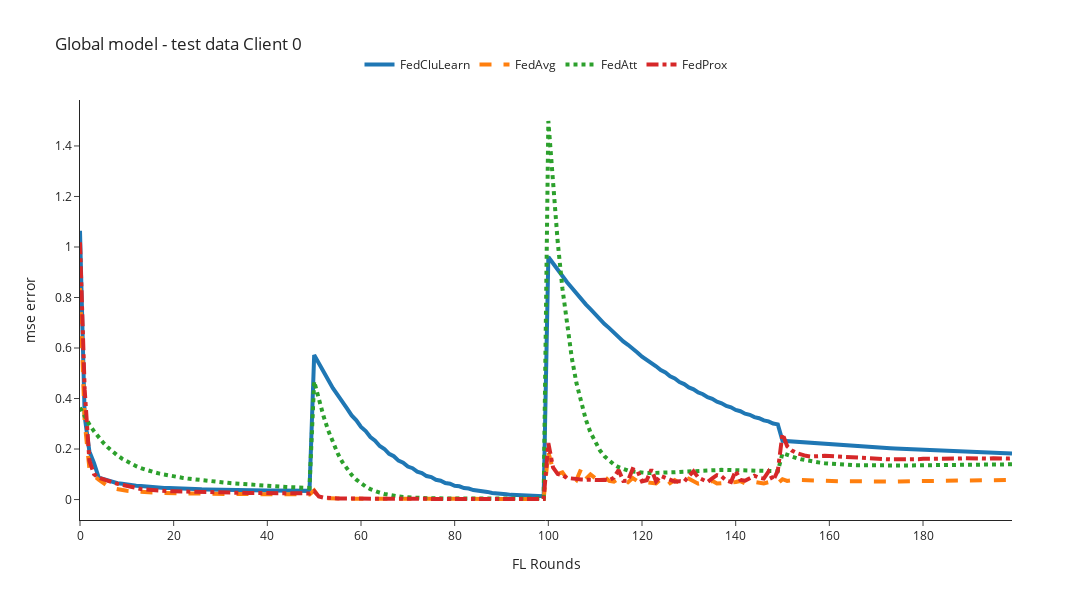
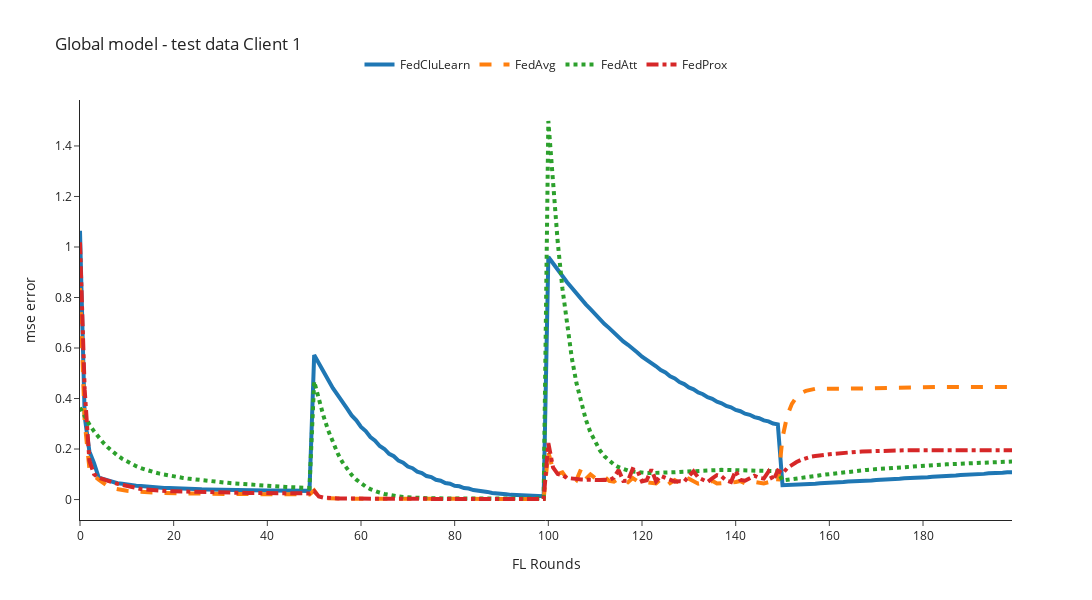

The notebook cell saved with these charts, in order:
### Code cell
mse_column='mse'
for client_id in [0,1,2]:
    n_rounds, y = preprocessing_results(filenames=global_filenames, client_id=client_id,mse_column=mse_column)
    plot_plotly(n_rounds, y, title=f'Global model - test data Client {client_id}', y_axis_title=f'{mse_column} error')

### Figure 1 — Plotly figure (JSON) as saved in the notebook; plotly's stock layout.template omitted (floating-point values rounded to 4 significant figures; data arrays with more than 128 entries replaced by an {"elided": "..."} marker saying what was removed)
{"data": [{"line": {"dash": "solid", "width": 4}, "mode": "lines", "name": "FedCluLearn", "type": "scatter", "x": {"elided": "201 int values"}, "y": {"elided": "200 float values"}}, {"line": {"dash": "dash", "width": 4}, "mode": "lines", "name": "FedAvg", "type": "scatter", "x": {"elided": "201 int values"}, "y": {"elided": "200 float values"}}, {"line": {"dash": "dot", "width": 4}, "mode": "lines", "name": "FedAtt", "type": "scatter", "x": {"elided": "201 int values"}, "y": {"elided": "200 float values"}}, {"line": {"dash": "dashdot", "width": 4}, "mode": "lines", "name": "FedProx", "type": "scatter", "x": {"elided": "201 int values"}, "y": {"elided": "200 float values"}}], "layout": {"height": 600, "legend": {"orientation": "h", "x": 0.5, "xanchor": "center", "y": 1.05, "yanchor": "bottom"}, "title": {"text": "Global model - test data Client 0"}, "width": 1200, "xaxis": {"title": {"text": "FL Rounds"}}, "yaxis": {"title": {"text": "mse error"}}}}

### Figure 2 — Plotly figure (JSON) as saved in the notebook; plotly's stock layout.template omitted (floating-point values rounded to 4 significant figures; data arrays with more than 128 entries replaced by an {"elided": "..."} marker saying what was removed)
{"data": [{"line": {"dash": "solid", "width": 4}, "mode": "lines", "name": "FedCluLearn", "type": "scatter", "x": {"elided": "201 int values"}, "y": {"elided": "200 float values"}}, {"line": {"dash": "dash", "width": 4}, "mode": "lines", "name": "FedAvg", "type": "scatter", "x": {"elided": "201 int values"}, "y": {"elided": "200 float values"}}, {"line": {"dash": "dot", "width": 4}, "mode": "lines", "name": "FedAtt", "type": "scatter", "x": {"elided": "201 int values"}, "y": {"elided": "200 float values"}}, {"line": {"dash": "dashdot", "width": 4}, "mode": "lines", "name": "FedProx", "type": "scatter", "x": {"elided": "201 int values"}, "y": {"elided": "200 float values"}}], "layout": {"height": 600, "legend": {"orientation": "h", "x": 0.5, "xanchor": "center", "y": 1.05, "yanchor": "bottom"}, "title": {"text": "Global model - test data Client 1"}, "width": 1200, "xaxis": {"title": {"text": "FL Rounds"}}, "yaxis": {"title": {"text": "mse error"}}}}
